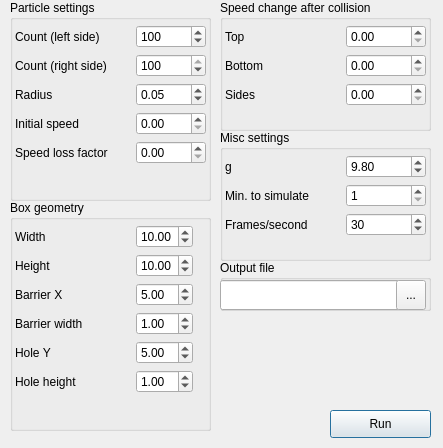
<?xml version="1.0" encoding="UTF-8"?>
<ui version="4.0">
 <class>NewExperimentWindow</class>
 <widget class="QWidget" name="NewExperimentWindow">
  <property name="geometry">
   <rect>
    <x>0</x>
    <y>0</y>
    <width>443</width>
    <height>448</height>
   </rect>
  </property>
  <property name="sizePolicy">
   <sizepolicy hsizetype="Fixed" vsizetype="Fixed">
    <horstretch>0</horstretch>
    <verstretch>0</verstretch>
   </sizepolicy>
  </property>
  <property name="windowTitle">
   <string>Particles in Box</string>
  </property>
  <widget class="QGroupBox" name="group_particle_settings">
   <property name="geometry">
    <rect>
     <x>10</x>
     <y>0</y>
     <width>201</width>
     <height>201</height>
    </rect>
   </property>
   <property name="title">
    <string>Particle settings</string>
   </property>
   <widget class="QWidget" name="formLayoutWidget">
    <property name="geometry">
     <rect>
      <x>0</x>
      <y>20</y>
      <width>201</width>
      <height>174</height>
     </rect>
    </property>
    <layout class="QFormLayout" name="form_particle_settings">
     <property name="sizeConstraint">
      <enum>QLayout::SetDefaultConstraint</enum>
     </property>
     <property name="formAlignment">
      <set>Qt::AlignLeading|Qt::AlignLeft|Qt::AlignTop</set>
     </property>
     <property name="verticalSpacing">
      <number>6</number>
     </property>
     <property name="leftMargin">
      <number>5</number>
     </property>
     <property name="topMargin">
      <number>5</number>
     </property>
     <property name="rightMargin">
      <number>5</number>
     </property>
     <property name="bottomMargin">
      <number>5</number>
     </property>
     <item row="1" column="0">
      <widget class="QLabel" name="label_n_right">
       <property name="minimumSize">
        <size>
         <width>115</width>
         <height>0</height>
        </size>
       </property>
       <property name="maximumSize">
        <size>
         <width>115</width>
         <height>16777215</height>
        </size>
       </property>
       <property name="text">
        <string>Count (right side)</string>
       </property>
      </widget>
     </item>
     <item row="2" column="0">
      <widget class="QLabel" name="label_particle_r">
       <property name="minimumSize">
        <size>
         <width>115</width>
         <height>0</height>
        </size>
       </property>
       <property name="maximumSize">
        <size>
         <width>115</width>
         <height>16777215</height>
        </size>
       </property>
       <property name="text">
        <string>Radius</string>
       </property>
      </widget>
     </item>
     <item row="0" column="0">
      <widget class="QLabel" name="label_n_left">
       <property name="minimumSize">
        <size>
         <width>115</width>
         <height>0</height>
        </size>
       </property>
       <property name="maximumSize">
        <size>
         <width>115</width>
         <height>16777215</height>
        </size>
       </property>
       <property name="text">
        <string>Count (left side)</string>
       </property>
      </widget>
     </item>
     <item row="3" column="0">
      <widget class="QLabel" name="label_v_init">
       <property name="minimumSize">
        <size>
         <width>115</width>
         <height>0</height>
        </size>
       </property>
       <property name="maximumSize">
        <size>
         <width>115</width>
         <height>16777215</height>
        </size>
       </property>
       <property name="text">
        <string>Initial speed</string>
       </property>
      </widget>
     </item>
     <item row="4" column="0">
      <widget class="QLabel" name="label_v_loss">
       <property name="minimumSize">
        <size>
         <width>115</width>
         <height>0</height>
        </size>
       </property>
       <property name="maximumSize">
        <size>
         <width>115</width>
         <height>16777215</height>
        </size>
       </property>
       <property name="text">
        <string>Speed loss factor</string>
       </property>
      </widget>
     </item>
     <item row="0" column="1">
      <widget class="QDoubleSpinBox" name="n_left">
       <property name="decimals">
        <number>0</number>
       </property>
       <property name="minimum">
        <double>0.000000000000000</double>
       </property>
       <property name="maximum">
        <double>500.000000000000000</double>
       </property>
       <property name="value">
        <double>100.000000000000000</double>
       </property>
      </widget>
     </item>
     <item row="1" column="1">
      <widget class="QDoubleSpinBox" name="n_right">
       <property name="decimals">
        <number>0</number>
       </property>
       <property name="value">
        <double>100.000000000000000</double>
       </property>
      </widget>
     </item>
     <item row="2" column="1">
      <widget class="QDoubleSpinBox" name="particle_r">
       <property name="minimum">
        <double>0.010000000000000</double>
       </property>
       <property name="singleStep">
        <double>0.010000000000000</double>
       </property>
       <property name="value">
        <double>0.050000000000000</double>
       </property>
      </widget>
     </item>
     <item row="3" column="1">
      <widget class="QDoubleSpinBox" name="v_init">
       <property name="singleStep">
        <double>0.010000000000000</double>
       </property>
      </widget>
     </item>
     <item row="4" column="1">
      <widget class="QDoubleSpinBox" name="v_loss">
       <property name="maximum">
        <double>1.000000000000000</double>
       </property>
       <property name="singleStep">
        <double>0.010000000000000</double>
       </property>
      </widget>
     </item>
    </layout>
   </widget>
  </widget>
  <widget class="QGroupBox" name="group_geometry">
   <property name="geometry">
    <rect>
     <x>10</x>
     <y>200</y>
     <width>201</width>
     <height>231</height>
    </rect>
   </property>
   <property name="title">
    <string>Box geometry</string>
   </property>
   <widget class="QWidget" name="formLayoutWidget_3">
    <property name="geometry">
     <rect>
      <x>0</x>
      <y>20</y>
      <width>200</width>
      <height>209</height>
     </rect>
    </property>
    <layout class="QFormLayout" name="form_box_geometry">
     <property name="fieldGrowthPolicy">
      <enum>QFormLayout::FieldsStayAtSizeHint</enum>
     </property>
     <property name="leftMargin">
      <number>5</number>
     </property>
     <property name="topMargin">
      <number>5</number>
     </property>
     <property name="rightMargin">
      <number>5</number>
     </property>
     <property name="bottomMargin">
      <number>6</number>
     </property>
     <item row="0" column="0">
      <widget class="QLabel" name="label_box_width">
       <property name="minimumSize">
        <size>
         <width>115</width>
         <height>0</height>
        </size>
       </property>
       <property name="maximumSize">
        <size>
         <width>115</width>
         <height>16777215</height>
        </size>
       </property>
       <property name="text">
        <string>Width</string>
       </property>
      </widget>
     </item>
     <item row="1" column="0">
      <widget class="QLabel" name="label_box_height">
       <property name="minimumSize">
        <size>
         <width>115</width>
         <height>0</height>
        </size>
       </property>
       <property name="maximumSize">
        <size>
         <width>115</width>
         <height>16777215</height>
        </size>
       </property>
       <property name="text">
        <string>Height</string>
       </property>
      </widget>
     </item>
     <item row="2" column="0">
      <widget class="QLabel" name="label_barrier_x">
       <property name="minimumSize">
        <size>
         <width>115</width>
         <height>0</height>
        </size>
       </property>
       <property name="maximumSize">
        <size>
         <width>115</width>
         <height>16777215</height>
        </size>
       </property>
       <property name="text">
        <string>Barrier X</string>
       </property>
      </widget>
     </item>
     <item row="3" column="0">
      <widget class="QLabel" name="label_barrier_width">
       <property name="minimumSize">
        <size>
         <width>115</width>
         <height>0</height>
        </size>
       </property>
       <property name="maximumSize">
        <size>
         <width>115</width>
         <height>16777215</height>
        </size>
       </property>
       <property name="text">
        <string>Barrier width</string>
       </property>
      </widget>
     </item>
     <item row="4" column="0">
      <widget class="QLabel" name="label_hole_y">
       <property name="minimumSize">
        <size>
         <width>115</width>
         <height>0</height>
        </size>
       </property>
       <property name="maximumSize">
        <size>
         <width>115</width>
         <height>16777215</height>
        </size>
       </property>
       <property name="text">
        <string>Hole Y</string>
       </property>
      </widget>
     </item>
     <item row="5" column="0">
      <widget class="QLabel" name="label_hole_height">
       <property name="minimumSize">
        <size>
         <width>115</width>
         <height>0</height>
        </size>
       </property>
       <property name="maximumSize">
        <size>
         <width>115</width>
         <height>16777215</height>
        </size>
       </property>
       <property name="text">
        <string>Hole height</string>
       </property>
      </widget>
     </item>
     <item row="0" column="1">
      <widget class="QDoubleSpinBox" name="box_width">
       <property name="singleStep">
        <double>0.010000000000000</double>
       </property>
       <property name="value">
        <double>10.000000000000000</double>
       </property>
      </widget>
     </item>
     <item row="1" column="1">
      <widget class="QDoubleSpinBox" name="box_height">
       <property name="singleStep">
        <double>0.010000000000000</double>
       </property>
       <property name="value">
        <double>10.000000000000000</double>
       </property>
      </widget>
     </item>
     <item row="2" column="1">
      <widget class="QDoubleSpinBox" name="barrier_x">
       <property name="singleStep">
        <double>0.010000000000000</double>
       </property>
       <property name="value">
        <double>5.000000000000000</double>
       </property>
      </widget>
     </item>
     <item row="3" column="1">
      <widget class="QDoubleSpinBox" name="barrier_width">
       <property name="singleStep">
        <double>0.010000000000000</double>
       </property>
       <property name="value">
        <double>1.000000000000000</double>
       </property>
      </widget>
     </item>
     <item row="4" column="1">
      <widget class="QDoubleSpinBox" name="hole_y">
       <property name="singleStep">
        <double>0.010000000000000</double>
       </property>
       <property name="value">
        <double>5.000000000000000</double>
       </property>
      </widget>
     </item>
     <item row="5" column="1">
      <widget class="QDoubleSpinBox" name="hole_height">
       <property name="singleStep">
        <double>0.010000000000000</double>
       </property>
       <property name="value">
        <double>1.000000000000000</double>
       </property>
      </widget>
     </item>
    </layout>
   </widget>
  </widget>
  <widget class="QGroupBox" name="group_collision_settings">
   <property name="geometry">
    <rect>
     <x>220</x>
     <y>0</y>
     <width>211</width>
     <height>131</height>
    </rect>
   </property>
   <property name="title">
    <string>Speed change after collision</string>
   </property>
   <widget class="QWidget" name="formLayoutWidget_2">
    <property name="geometry">
     <rect>
      <x>0</x>
      <y>20</y>
      <width>211</width>
      <height>106</height>
     </rect>
    </property>
    <layout class="QFormLayout" name="form_collision_settings">
     <property name="sizeConstraint">
      <enum>QLayout::SetDefaultConstraint</enum>
     </property>
     <property name="formAlignment">
      <set>Qt::AlignLeading|Qt::AlignLeft|Qt::AlignTop</set>
     </property>
     <property name="verticalSpacing">
      <number>6</number>
     </property>
     <property name="leftMargin">
      <number>5</number>
     </property>
     <property name="topMargin">
      <number>5</number>
     </property>
     <property name="rightMargin">
      <number>5</number>
     </property>
     <property name="bottomMargin">
      <number>5</number>
     </property>
     <item row="0" column="0">
      <widget class="QLabel" name="label_delta_v_top">
       <property name="minimumSize">
        <size>
         <width>115</width>
         <height>0</height>
        </size>
       </property>
       <property name="maximumSize">
        <size>
         <width>115</width>
         <height>16777215</height>
        </size>
       </property>
       <property name="text">
        <string>Top</string>
       </property>
      </widget>
     </item>
     <item row="1" column="0">
      <widget class="QLabel" name="label_delta_v_bottom">
       <property name="minimumSize">
        <size>
         <width>115</width>
         <height>0</height>
        </size>
       </property>
       <property name="maximumSize">
        <size>
         <width>115</width>
         <height>16777215</height>
        </size>
       </property>
       <property name="text">
        <string>Bottom</string>
       </property>
      </widget>
     </item>
     <item row="2" column="0">
      <widget class="QLabel" name="label_delta_v_side">
       <property name="minimumSize">
        <size>
         <width>115</width>
         <height>0</height>
        </size>
       </property>
       <property name="maximumSize">
        <size>
         <width>115</width>
         <height>16777215</height>
        </size>
       </property>
       <property name="text">
        <string>Sides</string>
       </property>
      </widget>
     </item>
     <item row="0" column="1">
      <widget class="QDoubleSpinBox" name="delta_v_top">
       <property name="singleStep">
        <double>0.010000000000000</double>
       </property>
      </widget>
     </item>
     <item row="1" column="1">
      <widget class="QDoubleSpinBox" name="delta_v_bottom">
       <property name="singleStep">
        <double>0.010000000000000</double>
       </property>
      </widget>
     </item>
     <item row="2" column="1">
      <widget class="QDoubleSpinBox" name="delta_v_side">
       <property name="singleStep">
        <double>0.010000000000000</double>
       </property>
      </widget>
     </item>
    </layout>
   </widget>
  </widget>
  <widget class="QPushButton" name="button_run">
   <property name="geometry">
    <rect>
     <x>330</x>
     <y>410</y>
     <width>101</width>
     <height>28</height>
    </rect>
   </property>
   <property name="text">
    <string>Run</string>
   </property>
   <property name="autoDefault">
    <bool>true</bool>
   </property>
   <property name="default">
    <bool>true</bool>
   </property>
   <property name="flat">
    <bool>false</bool>
   </property>
  </widget>
  <widget class="QGroupBox" name="group_misc_settings">
   <property name="geometry">
    <rect>
     <x>220</x>
     <y>130</y>
     <width>211</width>
     <height>131</height>
    </rect>
   </property>
   <property name="title">
    <string>Misc settings</string>
   </property>
   <widget class="QWidget" name="formLayoutWidget_4">
    <property name="geometry">
     <rect>
      <x>0</x>
      <y>20</y>
      <width>211</width>
      <height>106</height>
     </rect>
    </property>
    <layout class="QFormLayout" name="form_misc_settings">
     <property name="sizeConstraint">
      <enum>QLayout::SetDefaultConstraint</enum>
     </property>
     <property name="formAlignment">
      <set>Qt::AlignLeading|Qt::AlignLeft|Qt::AlignTop</set>
     </property>
     <property name="verticalSpacing">
      <number>6</number>
     </property>
     <property name="leftMargin">
      <number>5</number>
     </property>
     <property name="topMargin">
      <number>5</number>
     </property>
     <property name="rightMargin">
      <number>5</number>
     </property>
     <property name="bottomMargin">
      <number>5</number>
     </property>
     <item row="0" column="0">
      <widget class="QLabel" name="label_g">
       <property name="minimumSize">
        <size>
         <width>115</width>
         <height>0</height>
        </size>
       </property>
       <property name="maximumSize">
        <size>
         <width>115</width>
         <height>16777215</height>
        </size>
       </property>
       <property name="text">
        <string>g</string>
       </property>
      </widget>
     </item>
     <item row="1" column="0">
      <widget class="QLabel" name="label_simulation_time">
       <property name="minimumSize">
        <size>
         <width>115</width>
         <height>0</height>
        </size>
       </property>
       <property name="maximumSize">
        <size>
         <width>115</width>
         <height>16777215</height>
        </size>
       </property>
       <property name="text">
        <string>Min. to simulate</string>
       </property>
      </widget>
     </item>
     <item row="2" column="0">
      <widget class="QLabel" name="label_fps">
       <property name="minimumSize">
        <size>
         <width>115</width>
         <height>0</height>
        </size>
       </property>
       <property name="maximumSize">
        <size>
         <width>115</width>
         <height>16777215</height>
        </size>
       </property>
       <property name="text">
        <string>Frames/second</string>
       </property>
      </widget>
     </item>
     <item row="0" column="1">
      <widget class="QDoubleSpinBox" name="g">
       <property name="minimum">
        <double>0.100000000000000</double>
       </property>
       <property name="singleStep">
        <double>0.100000000000000</double>
       </property>
       <property name="value">
        <double>9.800000000000001</double>
       </property>
      </widget>
     </item>
     <item row="1" column="1">
      <widget class="QDoubleSpinBox" name="simulation_time">
       <property name="decimals">
        <number>0</number>
       </property>
       <property name="minimum">
        <double>1.000000000000000</double>
       </property>
       <property name="maximum">
        <double>180.000000000000000</double>
       </property>
      </widget>
     </item>
     <item row="2" column="1">
      <widget class="QDoubleSpinBox" name="fps">
       <property name="decimals">
        <number>0</number>
       </property>
       <property name="minimum">
        <double>1.000000000000000</double>
       </property>
       <property name="maximum">
        <double>60.000000000000000</double>
       </property>
       <property name="value">
        <double>30.000000000000000</double>
       </property>
      </widget>
     </item>
    </layout>
   </widget>
  </widget>
  <widget class="QGroupBox" name="group_output_file">
   <property name="geometry">
    <rect>
     <x>220</x>
     <y>260</y>
     <width>211</width>
     <height>51</height>
    </rect>
   </property>
   <property name="title">
    <string>Output file</string>
   </property>
   <widget class="QLineEdit" name="output_file">
    <property name="enabled">
     <bool>true</bool>
    </property>
    <property name="geometry">
     <rect>
      <x>0</x>
      <y>20</y>
      <width>181</width>
      <height>30</height>
     </rect>
    </property>
   </widget>
   <widget class="QToolButton" name="output_file_button">
    <property name="geometry">
     <rect>
      <x>176</x>
      <y>20</y>
      <width>30</width>
      <height>30</height>
     </rect>
    </property>
    <property name="text">
     <string>...</string>
    </property>
   </widget>
  </widget>
 </widget>
 <resources/>
 <connections/>
</ui>
